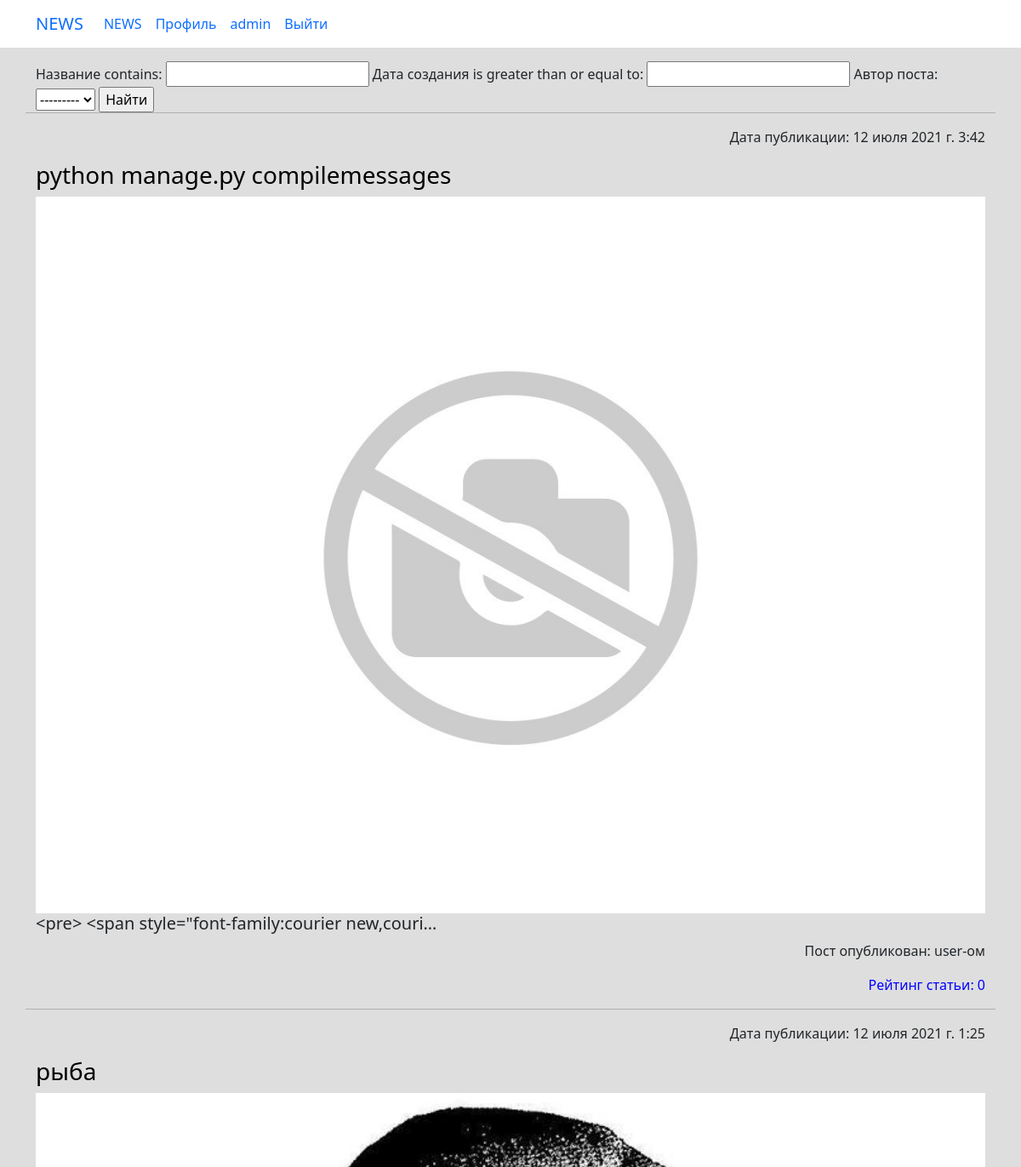
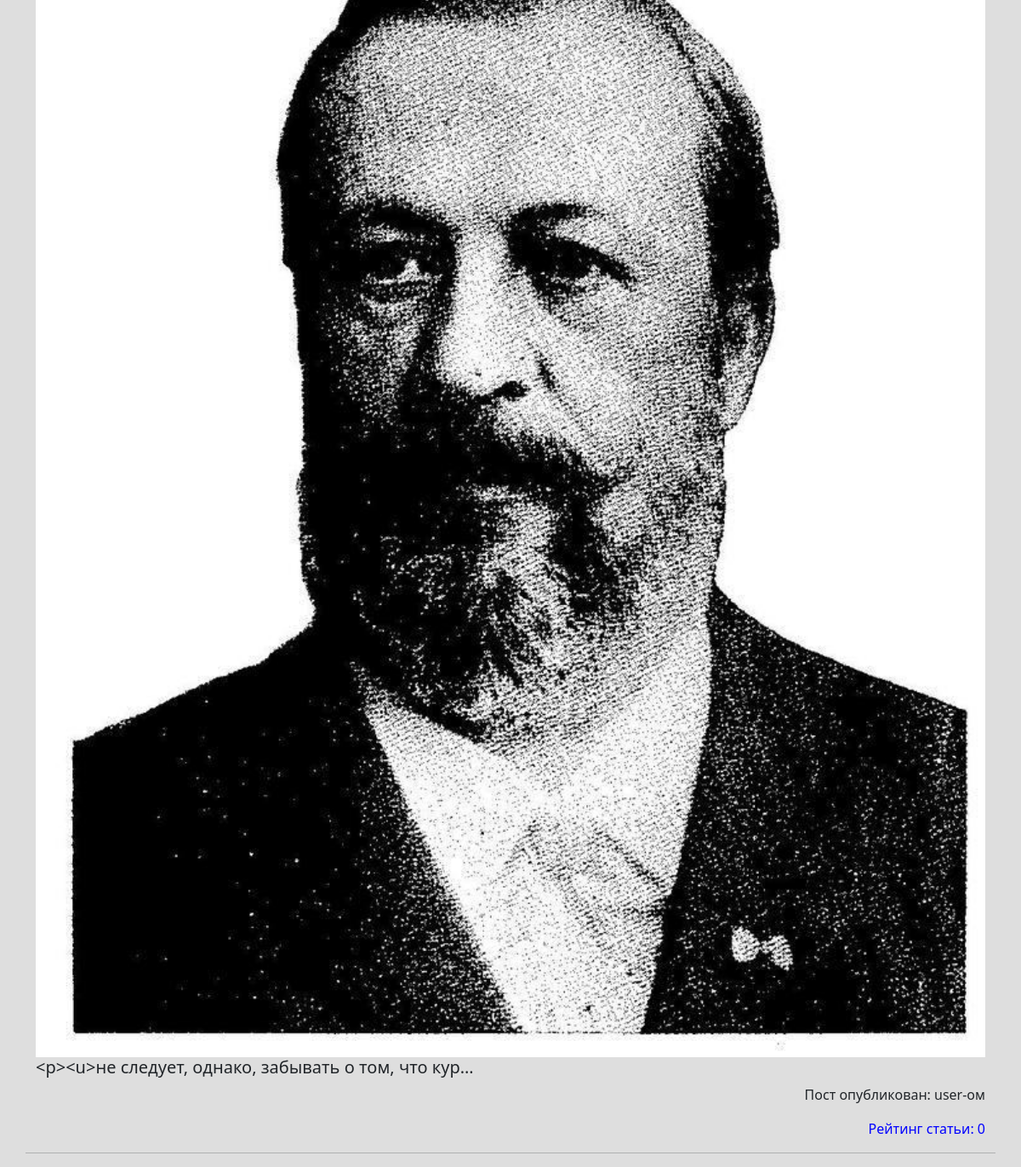
The page /news/search/ (signed in) on the database its author committed (2 pictures, top to bottom).
### news/models.py (models this page shows, shortened)
class Post(models.Model):
    PostAuthor = models.ForeignKey(Author, on_delete=models.CASCADE, verbose_name='Автор поста')
    PostNews = 'PN'
    PostArticle = 'PA'
    POSITIONS = [
        (PostArticle, 'Статья'),
        (PostNews, 'Новость'),
    ]
    postCategory = models.ManyToManyField(Category, verbose_name='Категория поста',  through='PostCategory')
    title = models.CharField(max_length=50, verbose_name='Название')
    positions = models.CharField(max_length=2, choices=POSITIONS, default=PostArticle, verbose_name='Тип поста')
    category_id = models.ForeignKey(Category, verbose_name='Категория', null=True, on_delete=models.CASCADE, related_name='category_id')
    data = models.DateTimeField(auto_now_add=True, verbose_name='Дата создания')
    data_update = models.DateTimeField(auto_now=True, verbose_name='Дата редактирования')
    photo = models.ImageField(upload_to='photos/%Y/%m/%d/', verbose_name='Фото', blank=True, default='/photos/def/1.jpg/')
    previewName = models.CharField(max_length=128, verbose_name='Превью поста')
    text = RichTextField(blank=True, null=True, verbose_name='Текст поста')
    rating = models.SmallIntegerField(default=0, verbose_name='Рейтинг')
    public = models.BooleanField(default=True, verbose_name='Опубликовано')
    comments = GenericRelation(Comment)
    class Meta:
        verbose_name = 'Пост'
        verbose_name_plural = 'Посты'

class Author(models.Model):
    authorUser = models.OneToOneField(User, on_delete=models.CASCADE)
    authorRaitng = models.SmallIntegerField(default=0)
    def __str__(self):
        return str(self.authorUser)
    class Meta:
        verbose_name = 'Автор'
        verbose_name_plural = 'Авторы'

### news/views.py (the view)
# urls.py: path('search/', newSearch.as_view(), name='news_search'),
class newSearch(LoginRequiredMixin, PermissionRequiredMixin, ListView):
    model = Post
    template_name = 'new_search.html'
    context_object_name = 'newsearch'
    ordering = '-data'
    permission_required = 'news.view_post'
    def get_context_data(self, **kwargs):
        context = super().get_context_data(**kwargs)
        context['filter'] = newsFilter(self.request.GET, queryset=self.get_queryset())
        return context

### news/templatetags/custom_filters.py (called while the page is built)
@register.filter(name='censor_filter')
def censor_filter(value):
    for i in bad_words:
        value = value.lower()
        value = value.replace(i, '***')
    return value

### templates/new_search.html (shortened to what this page needs)
<!DOCTYPE html>
<html lang="en">
<head> {% extends 'flatpages/base.html' %} {% load custom_filters %}
{%block content%}
    <form method="GET">
    {{ filter.form }}
    <input type="submit" value="Найти">
    </form>
    <hr>
    {% for new in filter.qs %}
    <p style="text-align: right;">Дата публикации: {{new.data}}</p>
    <h3><span style="color: #000000;"><a style="color: #000000;" href="{% url 'news_detail' new.id %}">{{new.title|censor_filter}}</a></span></h3>
    <br>
    {%if new.photo%}
        <img src="{{new.photo.url}}" width="350">
    {%endif%}
    <br>
    <h5>{{new.text|truncatechars:50|censor_filter}}</h5>
    <p style="text-align: right;">Пост опубликован: {{new.PostAuthor}}-ом</p>
    <p style="text-align: right;"><span style="text-align: right; color: #0000ff;">Рейтинг статьи: {{new.rating}}</span></p>
    <hr>
    {% endfor %}
{%endblock content%}

### rows shown on the page
Post: data "12 июля 2021 г. 3:42", title|censor_filter "python manage.py compilemessages", photo (picture), text|censor_filter "<pre> <span style=\"font-family:courier new,couri…", PostAuthor "user", rating "0"
Post: data "12 июля 2021 г. 1:25", title|censor_filter "рыба", photo (picture), text|censor_filter "<p><u>не следует, однако, забывать о том, что кур…", PostAuthor "user", rating "0"
